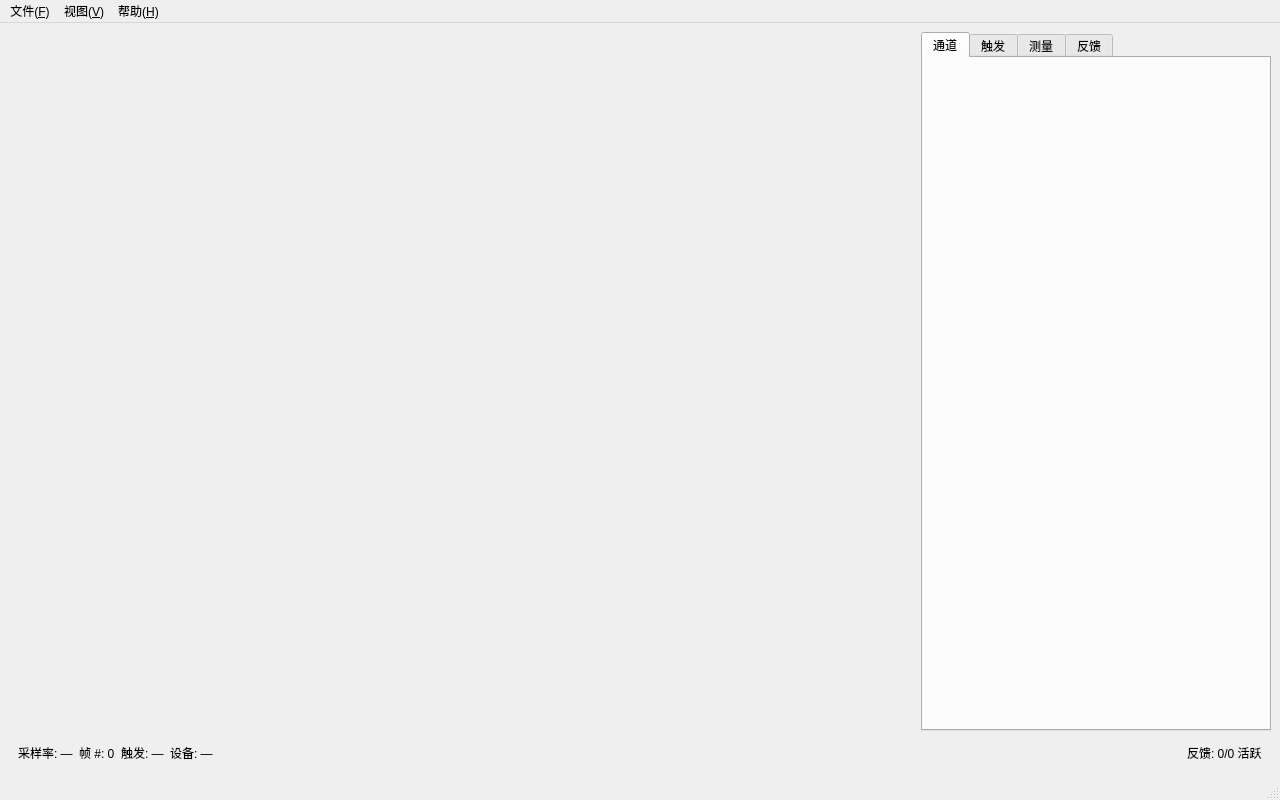
<?xml version="1.0" encoding="UTF-8"?>
<ui version="4.0">
 <class>MainWindow</class>
 <widget class="QMainWindow" name="MainWindow">
  <property name="geometry">
   <rect><x>0</x><y>0</y><width>1280</width><height>800</height></rect>
  </property>
  <property name="windowTitle">
   <string>数字示波器 v0.1</string>
  </property>

  <!-- ─── Menu Bar ─── -->
  <widget class="QMenuBar" name="menubar">
   <widget class="QMenu" name="menuFile">
    <property name="title"><string>文件(&amp;F)</string></property>
    <addaction name="actionSaveConfig"/>
    <addaction name="actionLoadConfig"/>
    <addaction name="separator"/>
    <addaction name="actionExportData"/>
    <addaction name="separator"/>
    <addaction name="actionQuit"/>
   </widget>
   <widget class="QMenu" name="menuView">
    <property name="title"><string>视图(&amp;V)</string></property>
    <addaction name="actionResetLayout"/>
   </widget>
   <widget class="QMenu" name="menuHelp">
    <property name="title"><string>帮助(&amp;H)</string></property>
    <addaction name="actionAbout"/>
   </widget>
   <addaction name="menuFile"/>
   <addaction name="menuView"/>
   <addaction name="menuHelp"/>
  </widget>

  <!-- ─── Actions ─── -->
  <action name="actionSaveConfig">
   <property name="text"><string>保存配置</string></property>
   <property name="shortcut"><string>Ctrl+S</string></property>
  </action>
  <action name="actionLoadConfig">
   <property name="text"><string>加载配置</string></property>
   <property name="shortcut"><string>Ctrl+O</string></property>
  </action>
  <action name="actionExportData">
   <property name="text"><string>导出数据…</string></property>
   <property name="shortcut"><string>Ctrl+E</string></property>
  </action>
  <action name="actionQuit">
   <property name="text"><string>退出</string></property>
   <property name="shortcut"><string>Ctrl+Q</string></property>
  </action>
  <action name="actionResetLayout">
   <property name="text"><string>重置布局</string></property>
  </action>
  <action name="actionAbout">
   <property name="text"><string>关于</string></property>
  </action>

  <!-- ─── Central Widget ─── -->
  <widget class="QWidget" name="centralwidget">
   <layout class="QVBoxLayout" name="centralLayout">
    <item>
     <layout class="QHBoxLayout" name="mainArea">
      <!-- 波形视图占位 (运行时替换为 pyqtgraph PlotWidget) -->
      <item>
       <widget class="QWidget" name="waveformContainer" native="true"/>

      </item>

      <!-- 右侧面板: QTabWidget -->
      <item>
       <widget class="QTabWidget" name="sideTabs">
        <property name="minimumSize">
         <size><width>280</width><height>0</height></size>
        </property>
        <property name="maximumSize">
         <size><width>350</width><height>16777215</height></size>
        </property>

        <!-- Tab 0: 通道 -->
        <widget class="QWidget" name="tabChannels">
         <attribute name="title"><string>通道</string></attribute>
         <layout class="QVBoxLayout" name="channelsLayout"/>
        </widget>

        <!-- Tab 1: 触发 -->
        <widget class="QWidget" name="tabTrigger">
         <attribute name="title"><string>触发</string></attribute>
         <layout class="QFormLayout" name="triggerLayout">
          <item row="0" column="0">
           <widget class="QLabel" name="labelTriggerSource">
            <property name="text"><string>触发源</string></property>
           </widget>
          </item>
          <item row="0" column="1">
           <widget class="QComboBox" name="triggerSource">
            <item><property name="text"><string>CH1</string></property></item>
            <item><property name="text"><string>CH2</string></property></item>
            <item><property name="text"><string>CH3</string></property></item>
            <item><property name="text"><string>CH4</string></property></item>
           </widget>
          </item>
          <item row="1" column="0">
           <widget class="QLabel" name="labelTriggerSlope">
            <property name="text"><string>斜率</string></property>
           </widget>
          </item>
          <item row="1" column="1">
           <widget class="QComboBox" name="triggerSlope">
            <item><property name="text"><string>上升沿</string></property></item>
            <item><property name="text"><string>下降沿</string></property></item>
           </widget>
          </item>
          <item row="2" column="0">
           <widget class="QLabel" name="labelTriggerLevel">
            <property name="text"><string>触发电平</string></property>
           </widget>
          </item>
          <item row="2" column="1">
           <widget class="QDoubleSpinBox" name="triggerLevel">
            <property name="suffix"><string> V</string></property>
            <property name="decimals"><number>2</number></property>
            <property name="minimum"><double>-10.0</double></property>
            <property name="maximum"><double>10.0</double></property>
           </widget>
          </item>
          <item row="3" column="0">
           <widget class="QLabel" name="labelTriggerMode">
            <property name="text"><string>模式</string></property>
           </widget>
          </item>
          <item row="3" column="1">
           <widget class="QComboBox" name="triggerMode">
            <item><property name="text"><string>自动</string></property></item>
            <item><property name="text"><string>正常</string></property></item>
            <item><property name="text"><string>单次</string></property></item>
           </widget>
          </item>
          <item row="4" column="0" colspan="2">
           <widget class="QCheckBox" name="triggerHwMode">
            <property name="text"><string>硬件触发 (由 ART 卡控制)</string></property>
            <property name="checked"><bool>true</bool></property>
            <property name="enabled"><bool>false</bool></property>
           </widget>
          </item>
         </layout>
        </widget>

        <!-- Tab 2: 测量 -->
        <widget class="QWidget" name="tabMeasurements">
         <attribute name="title"><string>测量</string></attribute>
         <layout class="QVBoxLayout" name="measurementsLayout">
          <item>
           <widget class="QTableWidget" name="measurementTable">
            <column>
             <property name="text"><string>测量项</string></property>
            </column>
            <column>
             <property name="text"><string>值</string></property>
            </column>
           </widget>
          </item>
         </layout>
        </widget>

        <!-- Tab 3: 反馈 -->
        <widget class="QWidget" name="tabFeedback">
         <attribute name="title"><string>反馈</string></attribute>
         <layout class="QVBoxLayout" name="feedbackLayout">
          <item>
           <widget class="QTableWidget" name="feedbackTable">
            <column>
             <property name="text"><string>标识</string></property>
            </column>
            <column>
             <property name="text"><string>目标</string></property>
            </column>
            <column>
             <property name="text"><string>状态</string></property>
            </column>
            <column>
             <property name="text"><string>已发送</string></property>
            </column>
           </widget>
          </item>
          <item>
           <layout class="QHBoxLayout" name="feedbackButtons">
            <item>
             <widget class="QPushButton" name="btnAddFeedback">
              <property name="text"><string>+ 添加</string></property>
             </widget>
            </item>
            <item>
             <widget class="QPushButton" name="btnEditFeedback">
              <property name="text"><string>编辑</string></property>
             </widget>
            </item>
            <item>
             <widget class="QPushButton" name="btnRemoveFeedback">
              <property name="text"><string>删除</string></property>
             </widget>
            </item>
           </layout>
          </item>
         </layout>
        </widget>
       </widget>
      </item>
     </layout>
    </item>

    <!-- 底部测量条 -->
    <item>
     <widget class="QFrame" name="measurementBar">
      <property name="maximumSize">
       <size><width>16777215</width><height>32</height></size>
      </property>
      <layout class="QHBoxLayout" name="measurementBarLayout">
       <item>
        <widget class="QLabel" name="statusSampling">
         <property name="text"><string>采样率: —</string></property>
        </widget>
       </item>
       <item>
        <widget class="QLabel" name="statusFrames">
         <property name="text"><string>帧 #: 0</string></property>
        </widget>
       </item>
       <item>
        <widget class="QLabel" name="statusTrigger">
         <property name="text"><string>触发: —</string></property>
        </widget>
       </item>
       <item>
        <widget class="QLabel" name="statusDevice">
         <property name="text"><string>设备: —</string></property>
        </widget>
       </item>
       <item>
        <spacer>
         <property name="orientation"><enum>Qt::Horizontal</enum></property>
         <property name="sizeHint">
          <size><width>0</width><height>0</height></size>
         </property>
        </spacer>
       </item>
       <item>
        <widget class="QLabel" name="statusFeedback">
         <property name="text"><string>反馈: 0/0 活跃</string></property>
        </widget>
       </item>
      </layout>
     </widget>
    </item>
   </layout>
  </widget>

  <!-- ─── Status Bar ─── -->
  <widget class="QStatusBar" name="statusbar"/>
 </widget>
 <connections/>
</ui>
